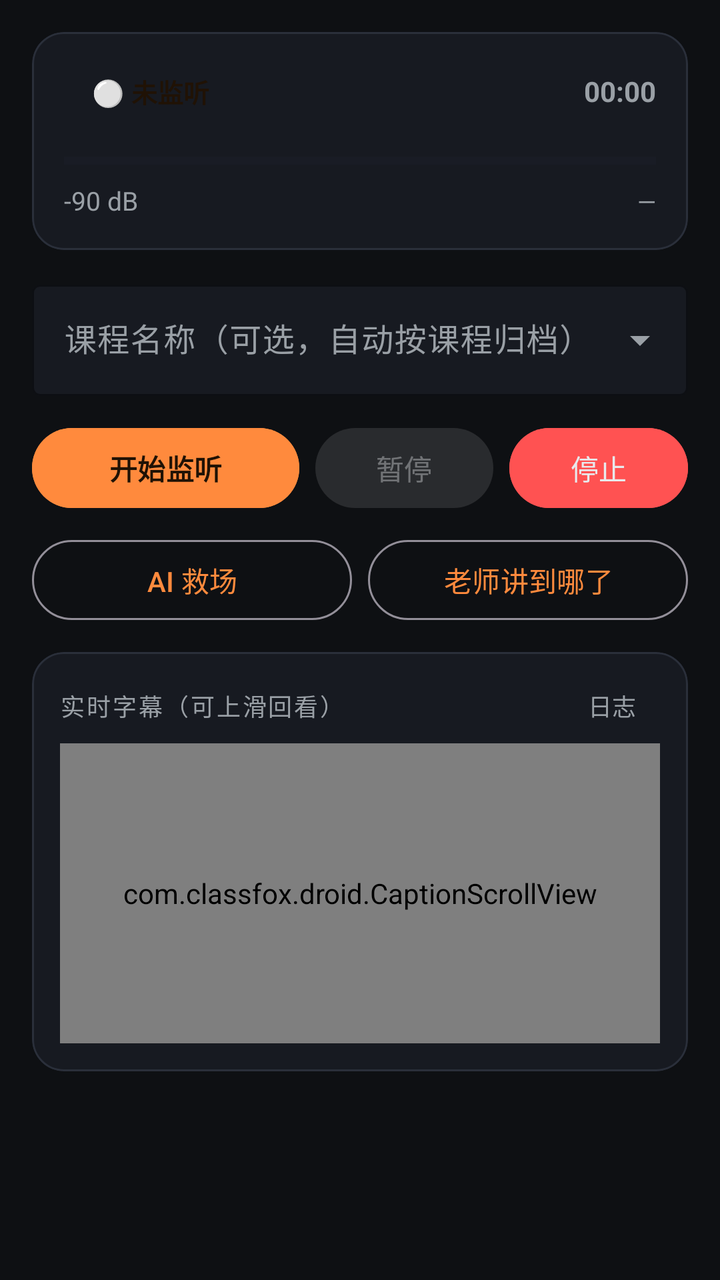
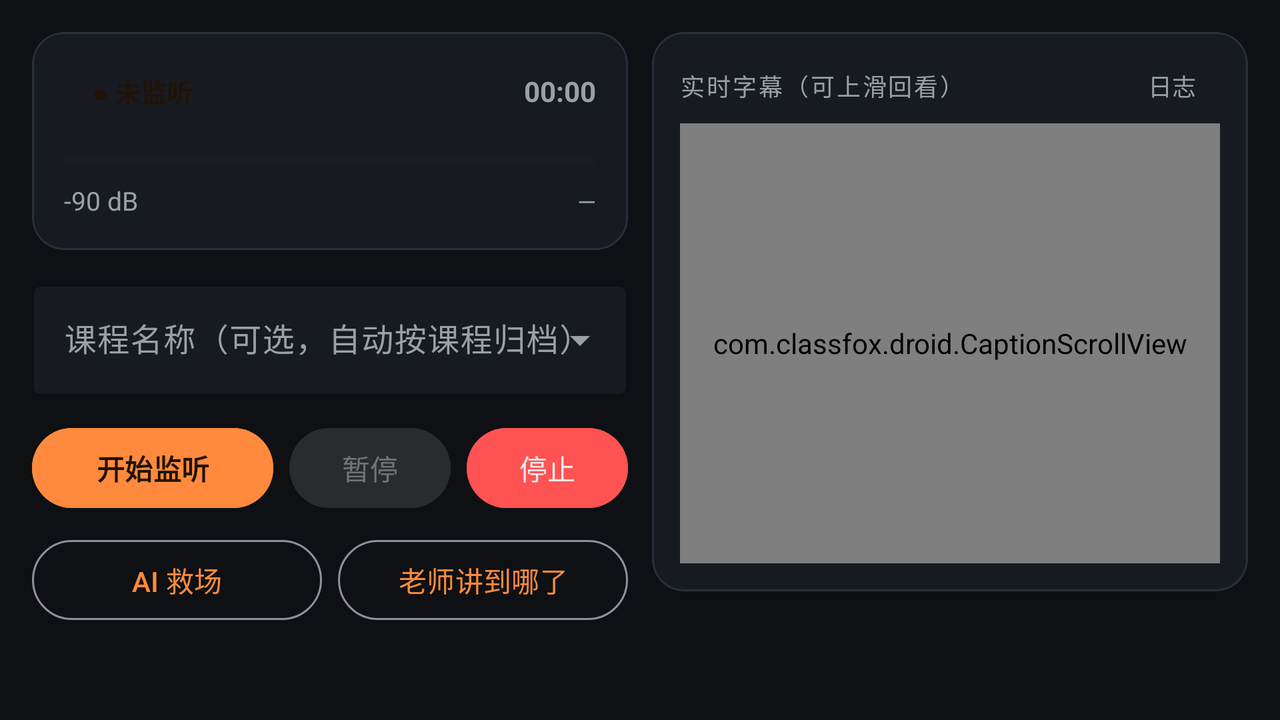

An Android layout and its configuration variant, each rendered on a device that would load it. The default file and the variant file are quoted in full after the pictures.
<!-- AndroidManifest.xml: application theme Theme.ClassFoxDroid -->
<!-- res/layout/fragment_listen.xml -->
<?xml version="1.0" encoding="utf-8"?>
<ScrollView xmlns:android="http://schemas.android.com/apk/res/android"
    xmlns:app="http://schemas.android.com/apk/res-auto"
    android:layout_width="match_parent"
    android:layout_height="match_parent"
    android:fillViewport="true"
    android:scrollbars="none">

    <LinearLayout
        android:layout_width="match_parent"
        android:layout_height="wrap_content"
        android:orientation="vertical"
        android:padding="16dp">

        
        <com.google.android.material.card.MaterialCardView
            android:id="@+id/cardAlert"
            style="@style/CFCard"
            android:layout_width="match_parent"
            android:layout_height="wrap_content"
            android:layout_marginBottom="12dp"
            android:visibility="gone"
            app:strokeWidth="2dp">

            <LinearLayout
                android:layout_width="match_parent"
                android:layout_height="wrap_content"
                android:orientation="vertical"
                android:padding="14dp">

                <LinearLayout
                    android:layout_width="match_parent"
                    android:layout_height="wrap_content"
                    android:gravity="center_vertical"
                    android:orientation="horizontal">

                    <TextView
                        android:id="@+id/tvAlertTag"
                        android:layout_width="0dp"
                        android:layout_height="wrap_content"
                        android:layout_weight="1"
                        android:textSize="14sp"
                        android:textStyle="bold" />

                    <com.google.android.material.button.MaterialButton
                        android:id="@+id/btnAlertDismiss"
                        style="@style/Widget.Material3.Button.TextButton"
                        android:layout_width="wrap_content"
                        android:layout_height="wrap_content"
                        android:text="忽略"
                        android:textColor="@color/cf_text_dim" />
                </LinearLayout>

                <TextView
                    android:id="@+id/tvAlert"
                    android:layout_width="match_parent"
                    android:layout_height="wrap_content"
                    android:textColor="@color/cf_text"
                    android:textSize="14sp" />

                <LinearLayout
                    android:id="@+id/rowAlertActions"
                    android:layout_width="match_parent"
                    android:layout_height="wrap_content"
                    android:layout_marginTop="8dp"
                    android:orientation="horizontal"
                    android:visibility="gone">

                    <com.google.android.material.button.MaterialButton
                        android:id="@+id/btnAlertRescue"
                        android:layout_width="0dp"
                        android:layout_height="wrap_content"
                        android:layout_weight="1"
                        android:backgroundTint="@color/cf_danger"
                        android:text="AI 救场"
                        android:textColor="@color/cf_text" />

                    <com.google.android.material.button.MaterialButton
                        android:id="@+id/btnAlertCatchup"
                        style="@style/Widget.Material3.Button.TonalButton"
                        android:layout_width="0dp"
                        android:layout_height="wrap_content"
                        android:layout_marginStart="8dp"
                        android:layout_weight="1"
                        android:text="讲到哪了" />
                </LinearLayout>
            </LinearLayout>
        </com.google.android.material.card.MaterialCardView>

        
        <com.google.android.material.card.MaterialCardView
            style="@style/CFCard"
            android:layout_width="match_parent"
            android:layout_height="wrap_content">

            <LinearLayout
                android:layout_width="match_parent"
                android:layout_height="wrap_content"
                android:orientation="vertical"
                android:padding="16dp">

                <LinearLayout
                    android:layout_width="match_parent"
                    android:layout_height="wrap_content"
                    android:gravity="center_vertical"
                    android:orientation="horizontal">

                    <TextView
                        android:id="@+id/statusPill"
                        android:layout_width="wrap_content"
                        android:layout_height="wrap_content"
                        android:background="@drawable/bg_pill"
                        android:paddingStart="14dp"
                        android:paddingTop="4dp"
                        android:paddingEnd="14dp"
                        android:paddingBottom="4dp"
                        android:text="⚪ 未监听"
                        android:textColor="@color/cf_on_primary"
                        android:textSize="13sp"
                        android:textStyle="bold" />

                    <View
                        android:layout_width="0dp"
                        android:layout_height="1dp"
                        android:layout_weight="1" />

                    <TextView
                        android:id="@+id/tvTime"
                        android:layout_width="wrap_content"
                        android:layout_height="wrap_content"
                        android:text="00:00"
                        android:textColor="@color/cf_text_dim"
                        android:textSize="14sp"
                        android:textStyle="bold" />
                </LinearLayout>

                <ProgressBar
                    android:id="@+id/volumeBar"
                    style="?android:attr/progressBarStyleHorizontal"
                    android:layout_width="match_parent"
                    android:layout_height="10dp"
                    android:layout_marginTop="16dp"
                    android:max="100"
                    android:progress="0"
                    android:progressBackgroundTint="@color/cf_surface_var"
                    android:progressTint="@color/cf_ok" />

                <LinearLayout
                    android:layout_width="match_parent"
                    android:layout_height="wrap_content"
                    android:layout_marginTop="6dp"
                    android:orientation="horizontal">

                    <TextView
                        android:id="@+id/tvDb"
                        android:layout_width="0dp"
                        android:layout_height="wrap_content"
                        android:layout_weight="1"
                        android:text="-90 dB"
                        android:textColor="@color/cf_text_dim"
                        android:textSize="13sp" />

                    <TextView
                        android:id="@+id/tvFile"
                        android:layout_width="0dp"
                        android:layout_height="wrap_content"
                        android:layout_weight="2"
                        android:ellipsize="start"
                        android:gravity="end"
                        android:singleLine="true"
                        android:text="—"
                        android:textColor="@color/cf_text_dim"
                        android:textSize="12sp" />
                </LinearLayout>
            </LinearLayout>
        </com.google.android.material.card.MaterialCardView>

        
        <com.google.android.material.textfield.TextInputLayout
            android:layout_width="match_parent"
            android:layout_height="wrap_content"
            android:layout_marginTop="12dp"
            android:hint="课程名称（可选，自动按课程归档）"
            app:boxBackgroundColor="@color/cf_surface"
            app:boxStrokeColor="@color/cf_stroke"
            style="@style/Widget.Material3.TextInputLayout.OutlinedBox.ExposedDropdownMenu">

            <com.google.android.material.textfield.MaterialAutoCompleteTextView
                android:id="@+id/etCourse"
                android:layout_width="match_parent"
                android:layout_height="wrap_content"
                android:inputType="text"
                android:textColor="@color/cf_text" />
        </com.google.android.material.textfield.TextInputLayout>

        
        <LinearLayout
            android:layout_width="match_parent"
            android:layout_height="wrap_content"
            android:layout_marginTop="12dp"
            android:orientation="horizontal">

            <com.google.android.material.button.MaterialButton
                android:id="@+id/btnStart"
                android:layout_width="0dp"
                android:layout_height="wrap_content"
                android:layout_weight="1.2"
                android:backgroundTint="@color/cf_primary"
                android:text="开始监听"
                android:textColor="@color/cf_on_primary"
                android:textStyle="bold" />

            <com.google.android.material.button.MaterialButton
                android:id="@+id/btnPause"
                style="@style/Widget.Material3.Button.TonalButton"
                android:layout_width="0dp"
                android:layout_height="wrap_content"
                android:layout_marginStart="8dp"
                android:layout_weight="0.8"
                android:enabled="false"
                android:text="暂停" />

                <com.google.android.material.button.MaterialButton
                    android:id="@+id/btnStop"
                    style="@style/Widget.Material3.Button.TonalButton"
                    android:layout_width="0dp"
                    android:layout_height="wrap_content"
                    android:layout_marginStart="8dp"
                    android:layout_weight="0.8"
                    android:backgroundTint="@color/cf_danger"
                    android:enabled="false"
                    android:text="停止"
                    android:textColor="@color/cf_text" />
        </LinearLayout>

        
        <LinearLayout
            android:layout_width="match_parent"
            android:layout_height="wrap_content"
            android:layout_marginTop="8dp"
            android:orientation="horizontal">

            <com.google.android.material.button.MaterialButton
                android:id="@+id/btnAiRescue"
                style="@style/Widget.Material3.Button.OutlinedButton"
                android:layout_width="0dp"
                android:layout_height="wrap_content"
                android:layout_weight="1"
                android:text="AI 救场" />

            <com.google.android.material.button.MaterialButton
                android:id="@+id/btnAiCatchup"
                style="@style/Widget.Material3.Button.OutlinedButton"
                android:layout_width="0dp"
                android:layout_height="wrap_content"
                android:layout_marginStart="8dp"
                android:layout_weight="1"
                android:text="老师讲到哪了" />
        </LinearLayout>

        
        <com.google.android.material.card.MaterialCardView
            style="@style/CFCard"
            android:layout_width="match_parent"
            android:layout_height="wrap_content"
            android:layout_marginTop="12dp">

            <LinearLayout
                android:layout_width="match_parent"
                android:layout_height="wrap_content"
                android:orientation="vertical"
                android:padding="14dp">

                <LinearLayout
                    android:layout_width="match_parent"
                    android:layout_height="wrap_content"
                    android:orientation="horizontal"
                    android:gravity="center_vertical">

                    <TextView
                        style="@style/CFCardLabel"
                        android:layout_width="0dp"
                        android:layout_height="wrap_content"
                        android:layout_weight="1"
                        android:text="实时字幕（可上滑回看）" />

                    <TextView
                        android:id="@+id/btnQuickLog"
                        android:layout_width="wrap_content"
                        android:layout_height="wrap_content"
                        android:paddingStart="12dp"
                        android:paddingTop="4dp"
                        android:paddingEnd="12dp"
                        android:paddingBottom="4dp"
                        android:text="日志"
                        android:textColor="@color/cf_text_dim"
                        android:textSize="12sp"
                        android:background="?attr/selectableItemBackground" />
                </LinearLayout>

                <com.classfox.droid.CaptionScrollView
                    android:id="@+id/captionScroll"
                    android:layout_width="match_parent"
                    android:layout_height="150dp"
                    android:layout_marginTop="6dp">

                    <TextView
                        android:id="@+id/tvCaption"
                        android:layout_width="match_parent"
                        android:layout_height="wrap_content"
                        android:text="实时字幕将在这里显示…"
                        android:textColor="@color/cf_text"
                        android:textIsSelectable="true"
                        android:textSize="16sp" />
                </com.classfox.droid.CaptionScrollView>
            </LinearLayout>
        </com.google.android.material.card.MaterialCardView>
    </LinearLayout>
</ScrollView>
<!-- resources referenced by this layout -->
<resources>
  <color name="cf_danger">#FF5252</color>
  <color name="cf_ok">#4ADE80</color>
  <color name="cf_on_primary">#201205</color>
  <color name="cf_primary">#FF8A3D</color>
  <color name="cf_stroke">#2A2F3A</color>
  <color name="cf_surface">#171A21</color>
  <color name="cf_surface_var">#20242E</color>
  <color name="cf_text">#E8EAED</color>
  <color name="cf_text_dim">#9AA0A6</color>
  <style name="CFCard" parent="Widget.Material3.CardView.Elevated">
          <item name="cardBackgroundColor">@color/cf_surface</item>
          <item name="cardCornerRadius">16dp</item>
          <item name="cardElevation">0dp</item>
          <item name="strokeColor">@color/cf_stroke</item>
          <item name="strokeWidth">1dp</item>
      </style>
  <style name="CFCardLabel" parent="TextAppearance.MaterialComponents.Subtitle2">
          <item name="android:textColor">@color/cf_text_dim</item>
          <item name="android:textSize">12sp</item>
          <item name="android:letterSpacing">0.08</item>
      </style>
  <style name="Theme.ClassFoxDroid" parent="Theme.Material3.Dark.NoActionBar">
          <item name="colorPrimary">@color/cf_primary</item>
          <item name="colorOnPrimary">@color/cf_on_primary</item>
          <item name="colorPrimaryContainer">@color/cf_surface_var</item>
          <item name="colorOnPrimaryContainer">@color/cf_text</item>
          <item name="android:colorBackground">@color/cf_bg</item>
          <item name="colorSurface">@color/cf_surface</item>
          <item name="colorOnSurface">@color/cf_text</item>
          <item name="colorSurfaceVariant">@color/cf_surface_var</item>
          <item name="colorOnSurfaceVariant">@color/cf_text_dim</item>
          <item name="colorError">@color/cf_danger</item>
          <item name="android:statusBarColor">@color/cf_bg</item>
          <item name="android:navigationBarColor">@color/cf_surface</item>
          <item name="android:windowLightStatusBar">false</item>
      </style>
  <color name="cf_bg">#0E1013</color>
</resources>
<!-- res/layout-land/fragment_listen.xml (the repository's variant of the layout above) -->
<!-- drawn on the phone turned sideways -->
<?xml version="1.0" encoding="utf-8"?>
<ScrollView xmlns:android="http://schemas.android.com/apk/res/android"
    xmlns:app="http://schemas.android.com/apk/res-auto"
    android:layout_width="match_parent"
    android:layout_height="match_parent"
    android:fillViewport="true"
    android:scrollbars="none">

    <LinearLayout
        android:layout_width="match_parent"
        android:layout_height="wrap_content"
        android:baselineAligned="false"
        android:orientation="horizontal"
        android:padding="16dp">

        
        <LinearLayout
            android:layout_width="0dp"
            android:layout_height="wrap_content"
            android:layout_weight="1"
            android:orientation="vertical">

            <com.google.android.material.card.MaterialCardView
                android:id="@+id/cardAlert"
                style="@style/CFCard"
                android:layout_width="match_parent"
                android:layout_height="wrap_content"
                android:layout_marginBottom="12dp"
                android:visibility="gone"
                app:strokeWidth="2dp">

                <LinearLayout
                    android:layout_width="match_parent"
                    android:layout_height="wrap_content"
                    android:orientation="vertical"
                    android:padding="14dp">

                    <LinearLayout
                        android:layout_width="match_parent"
                        android:layout_height="wrap_content"
                        android:gravity="center_vertical"
                        android:orientation="horizontal">

                        <TextView
                            android:id="@+id/tvAlertTag"
                            android:layout_width="0dp"
                            android:layout_height="wrap_content"
                            android:layout_weight="1"
                            android:textSize="14sp"
                            android:textStyle="bold" />

                        <com.google.android.material.button.MaterialButton
                            android:id="@+id/btnAlertDismiss"
                            style="@style/Widget.Material3.Button.TextButton"
                            android:layout_width="wrap_content"
                            android:layout_height="wrap_content"
                            android:text="忽略"
                            android:textColor="@color/cf_text_dim" />
                    </LinearLayout>

                    <TextView
                        android:id="@+id/tvAlert"
                        android:layout_width="match_parent"
                        android:layout_height="wrap_content"
                        android:textColor="@color/cf_text"
                        android:textSize="14sp" />

                    <LinearLayout
                        android:id="@+id/rowAlertActions"
                        android:layout_width="match_parent"
                        android:layout_height="wrap_content"
                        android:layout_marginTop="8dp"
                        android:orientation="horizontal"
                        android:visibility="gone">

                        <com.google.android.material.button.MaterialButton
                            android:id="@+id/btnAlertRescue"
                            android:layout_width="0dp"
                            android:layout_height="wrap_content"
                            android:layout_weight="1"
                            android:backgroundTint="@color/cf_danger"
                            android:text="AI 救场"
                            android:textColor="@color/cf_text" />

                        <com.google.android.material.button.MaterialButton
                            android:id="@+id/btnAlertCatchup"
                            style="@style/Widget.Material3.Button.TonalButton"
                            android:layout_width="0dp"
                            android:layout_height="wrap_content"
                            android:layout_marginStart="8dp"
                            android:layout_weight="1"
                            android:text="讲到哪了" />
                    </LinearLayout>
                </LinearLayout>
            </com.google.android.material.card.MaterialCardView>

            <com.google.android.material.card.MaterialCardView
                style="@style/CFCard"
                android:layout_width="match_parent"
                android:layout_height="wrap_content">

                <LinearLayout
                    android:layout_width="match_parent"
                    android:layout_height="wrap_content"
                    android:orientation="vertical"
                    android:padding="16dp">

                    <LinearLayout
                        android:layout_width="match_parent"
                        android:layout_height="wrap_content"
                        android:gravity="center_vertical"
                        android:orientation="horizontal">

                        <TextView
                            android:id="@+id/statusPill"
                            android:layout_width="wrap_content"
                            android:layout_height="wrap_content"
                            android:background="@drawable/bg_pill"
                            android:paddingStart="14dp"
                            android:paddingTop="4dp"
                            android:paddingEnd="14dp"
                            android:paddingBottom="4dp"
                            android:text="● 未监听"
                            android:textColor="@color/cf_on_primary"
                            android:textSize="13sp"
                            android:textStyle="bold" />

                        <View
                            android:layout_width="0dp"
                            android:layout_height="1dp"
                            android:layout_weight="1" />

                        <TextView
                            android:id="@+id/tvTime"
                            android:layout_width="wrap_content"
                            android:layout_height="wrap_content"
                            android:text="00:00"
                            android:textColor="@color/cf_text_dim"
                            android:textSize="14sp"
                            android:textStyle="bold" />
                    </LinearLayout>

                    <ProgressBar
                        android:id="@+id/volumeBar"
                        style="?android:attr/progressBarStyleHorizontal"
                        android:layout_width="match_parent"
                        android:layout_height="10dp"
                        android:layout_marginTop="16dp"
                        android:max="100"
                        android:progress="0"
                        android:progressBackgroundTint="@color/cf_surface_var"
                        android:progressTint="@color/cf_ok" />

                    <LinearLayout
                        android:layout_width="match_parent"
                        android:layout_height="wrap_content"
                        android:layout_marginTop="6dp"
                        android:orientation="horizontal">

                        <TextView
                            android:id="@+id/tvDb"
                            android:layout_width="0dp"
                            android:layout_height="wrap_content"
                            android:layout_weight="1"
                            android:text="-90 dB"
                            android:textColor="@color/cf_text_dim"
                            android:textSize="13sp" />

                        <TextView
                            android:id="@+id/tvFile"
                            android:layout_width="0dp"
                            android:layout_height="wrap_content"
                            android:layout_weight="2"
                            android:ellipsize="start"
                            android:gravity="end"
                            android:singleLine="true"
                            android:text="—"
                            android:textColor="@color/cf_text_dim"
                            android:textSize="12sp" />
                    </LinearLayout>
                </LinearLayout>
            </com.google.android.material.card.MaterialCardView>

            <com.google.android.material.textfield.TextInputLayout
                style="@style/Widget.Material3.TextInputLayout.OutlinedBox.ExposedDropdownMenu"
                android:layout_width="match_parent"
                android:layout_height="wrap_content"
                android:layout_marginTop="12dp"
                android:hint="课程名称（可选，自动按课程归档）"
                app:boxBackgroundColor="@color/cf_surface"
                app:boxStrokeColor="@color/cf_stroke">

                <com.google.android.material.textfield.MaterialAutoCompleteTextView
                    android:id="@+id/etCourse"
                    android:layout_width="match_parent"
                    android:layout_height="wrap_content"
                    android:inputType="text"
                    android:textColor="@color/cf_text" />
            </com.google.android.material.textfield.TextInputLayout>

            <LinearLayout
                android:layout_width="match_parent"
                android:layout_height="wrap_content"
                android:layout_marginTop="12dp"
                android:orientation="horizontal">

                <com.google.android.material.button.MaterialButton
                    android:id="@+id/btnStart"
                    android:layout_width="0dp"
                    android:layout_height="wrap_content"
                    android:layout_weight="1.2"
                    android:backgroundTint="@color/cf_primary"
                    android:text="开始监听"
                    android:textColor="@color/cf_on_primary"
                    android:textStyle="bold" />

                <com.google.android.material.button.MaterialButton
                    android:id="@+id/btnPause"
                    style="@style/Widget.Material3.Button.TonalButton"
                    android:layout_width="0dp"
                    android:layout_height="wrap_content"
                    android:layout_marginStart="8dp"
                    android:layout_weight="0.8"
                    android:enabled="false"
                    android:text="暂停" />

                <com.google.android.material.button.MaterialButton
                    android:id="@+id/btnStop"
                    style="@style/Widget.Material3.Button.TonalButton"
                    android:layout_width="0dp"
                    android:layout_height="wrap_content"
                    android:layout_marginStart="8dp"
                    android:layout_weight="0.8"
                    android:backgroundTint="@color/cf_danger"
                    android:enabled="false"
                    android:text="停止"
                    android:textColor="@color/cf_text" />
            </LinearLayout>

            
            <LinearLayout
                android:layout_width="match_parent"
                android:layout_height="wrap_content"
                android:layout_marginTop="8dp"
                android:orientation="horizontal">

                <com.google.android.material.button.MaterialButton
                    android:id="@+id/btnAiRescue"
                    style="@style/Widget.Material3.Button.OutlinedButton"
                    android:layout_width="0dp"
                    android:layout_height="wrap_content"
                    android:layout_weight="1"
                    android:text="AI 救场" />

                <com.google.android.material.button.MaterialButton
                    android:id="@+id/btnAiCatchup"
                    style="@style/Widget.Material3.Button.OutlinedButton"
                    android:layout_width="0dp"
                    android:layout_height="wrap_content"
                    android:layout_marginStart="8dp"
                    android:layout_weight="1"
                    android:text="老师讲到哪了" />
            </LinearLayout>
        </LinearLayout>

        
        <LinearLayout
            android:layout_width="0dp"
            android:layout_height="wrap_content"
            android:layout_marginStart="12dp"
            android:layout_weight="1"
            android:orientation="vertical">

            <com.google.android.material.card.MaterialCardView
                style="@style/CFCard"
                android:layout_width="match_parent"
                android:layout_height="wrap_content">

                <LinearLayout
                    android:layout_width="match_parent"
                    android:layout_height="wrap_content"
                    android:orientation="vertical"
                    android:padding="14dp">

                    <LinearLayout
                        android:layout_width="match_parent"
                        android:layout_height="wrap_content"
                        android:orientation="horizontal"
                        android:gravity="center_vertical">

                        <TextView
                            style="@style/CFCardLabel"
                            android:layout_width="0dp"
                            android:layout_height="wrap_content"
                            android:layout_weight="1"
                            android:text="实时字幕（可上滑回看）" />

                        <TextView
                            android:id="@+id/btnQuickLog"
                            android:layout_width="wrap_content"
                            android:layout_height="wrap_content"
                            android:paddingStart="12dp"
                            android:paddingTop="4dp"
                            android:paddingEnd="12dp"
                            android:paddingBottom="4dp"
                            android:text="日志"
                            android:textColor="@color/cf_text_dim"
                            android:textSize="12sp"
                            android:background="?attr/selectableItemBackground" />
                    </LinearLayout>

                    <com.classfox.droid.CaptionScrollView
                        android:id="@+id/captionScroll"
                        android:layout_width="match_parent"
                        android:layout_height="220dp"
                        android:layout_marginTop="6dp">

                        <TextView
                            android:id="@+id/tvCaption"
                            android:layout_width="match_parent"
                            android:layout_height="wrap_content"
                            android:text="实时字幕将在这里显示…"
                            android:textColor="@color/cf_text"
                            android:textIsSelectable="true"
                            android:textSize="15sp" />
                    </com.classfox.droid.CaptionScrollView>
                </LinearLayout>
            </com.google.android.material.card.MaterialCardView>
        </LinearLayout>
    </LinearLayout>
</ScrollView>
